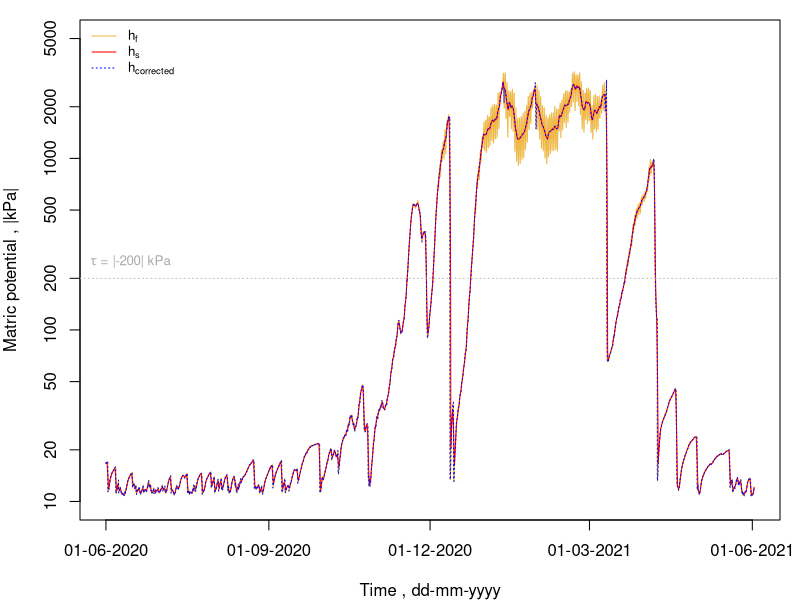
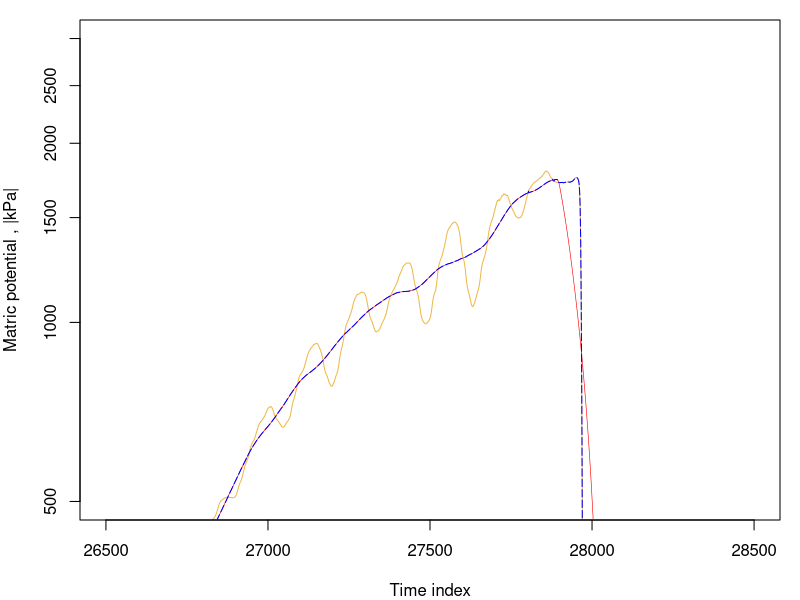
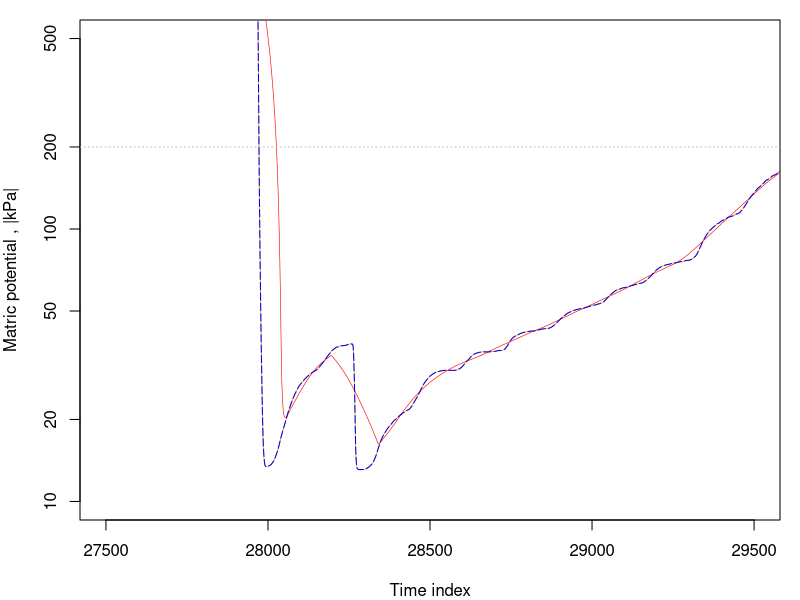

These charts were generated, in order, by the following R code:
rm(list = ls())

# ---- Day-scale Temperature Sensitivity Correction ----
#' @author Sebastián Bravo Peña, Meindert Commelin, & Ole Wendroth
 
# This approach first requires the computation of the noise signal. For which 
# we proposed the Convergence-Divergence Noise Signal (CDNS) function. 

#' @title Convergence-Divergence Noise Signal (CDNS): rollmean.cdns() 
#' @description Computes centered fast and slow simple moving averages (SMA) to 
#' calculate the noise signal. 
#' @param data Data frame with columns order as follows:
#' date = 1st col, date-time
#' num  = 2nd col, number of observation 
#' mp   = 3th col, absolute value of pressure head
#' @param k1 odd-number window size for fast SMA
#' @param k2 odd-number window size for slow SMA

# Creating a temporary data frame with the new indexes (extremes discarded)
# the idx will start from 1 + (k-1)/2, and end nrow(data) - (k-1)/2
# so the first value of the new df can calculate the MA from data rows  
# Two data frames will run in parallel
rollmean.cdns <- function(data, k1, k2) {
  
  # FAST simple moving average (SMA)
  idx_f <- seq(from = 1+(k1-1)/2, to = (nrow(data)-(k1-1)/2), by = 1)
  df_f  <- data.frame(idx_f) # creates the first column in the df_f
  
  # Calculating fast SMA average for head
  for (i in (k1-1)/2:ncol(data)) {
    df_f[[paste0(names(data)[i], "_f")]] <- NA
    
    for (j in idx_f) {
      if (any(!is.na(data[(j-(k1-1)/2):(j+(k1-1)/2), i]))) {
        df_f[j-(k1-1)/2, paste0(names(data)[i], "_f")] <- mean((data[(j-(k1-1)/2):(j+(k1-1)/2), i]), na.rm = TRUE)
      } else {
        df_f[j-(k1-1)/2, paste0(names(data)[i], "_f")] <- data[(j-(k1-1)/2), i]
      }
    }
  }
  # SLOW simple moving average (SMA)
  idx_s <- seq(from = 1+(k2-1)/2, to = (nrow(data)-(k2-1)/2), by = 1)
  df_s  <- data.frame(idx_s) # this create the first column in the df_s
  
  # Calculating moving average for head
  for (i in 3) {
    df_s[[paste0(names(data)[i], "_s")]] <- NA
    
    for (j in idx_s) {
      if (any(!is.na(data[(j-(k2-1)/2):(j+(k2-1)/2), i]))) {
        df_s[j-(k2-1)/2, paste0(names(data)[i], "_s")] <- mean((data[(j-(k2)/2):(j+(k2-1)/2), i]), na.rm = TRUE)
      } else {
        df_s[j-(k2-1)/2, paste0(names(data)[i], "_s")] <- data[(j-(k2-1)/2), i]
      }
    }
  }
  
  N <- nrow(data)
  data$wc   <- c(data$wc[1:floor(k1/2)], df_f$wc_f, data$wc[(N-floor(k1/2)+1):N])
  data$temp <- c(data$temp[1:floor(k1/2)], df_f$temp_f, data$temp[(N-floor(k1/2)+1):N])
  data$mp_f <- c(data$mp[1:floor(k1/2)], df_f$mp_f, data$mp[(N-floor(k1/2)+1):N])
  data$mp_s <- c(data$mp[1:floor(k2/2)], df_s$mp_s, data$mp[(N-floor(k2/2)+1):N])
  data$macd <- data$mp_s-data$mp_f
  
  return(data)
}

#' @title Temperature Sensitivity Correction Function (TSCF): tscf.function()
#' @param data Data frame returned by the CDNS function.
#' @param tau Matric potential threshold for temperature sensitivity
#' @param signal Threshold to discriminate noise from wetting front signal change

tscf.function <- function(data, tau, k1, k2, signal = 0.3) {
  # Initialize variables
  tau <- tau # Set the temperature sensitivity threshold
  df$jump <- 0 # State variable to jump from mp_s to mp_f (0: no jump, 1 = jump)
  df$sens <- 0 # State variable to define sensitivity range (0: h <= 200, 1: h > 200)
  df$mp_corrected <- NaN # Corrected time series combining MACD
  jumped <- FALSE
  
  # Loop through the data
  for (i in k2:(nrow(df) - k2 + 1)) {
    
    # Check for NA/NaN values
    if (all(!is.na(df$macd[(i - k2 + 1):(i)])) &&
        all(!is.na(df$macd[(i + 1):(i + k2 - 1)])) &&
        all(!is.na(df$mp_f[i])) &&
        all(!is.na(df$mp_s[i])))  {
      
      # We set the jump backward from mp_s to mp_f
      if ((max(df$macd[(i - k2 + 1):(i)], na.rm = TRUE)) < 
          (signal * max(abs(df$macd[(i + 1):(i + k2 - 1)]), na.rm = TRUE)) &&
          
          (-10 < df$macd[i]) & (df$macd[i] < 10) &&
          
          (0.99 < (df$mp_f[i]/df$mp_s[i]) & (df$mp_f[i]/df$mp_s[i]) < 1.01) &&
          
          sd(df$macd[(i - k2 + 1):(i)], na.rm = TRUE) < 
          sd(df$macd[(i + 1):(i + k2 - 1)], na.rm = TRUE) &&
          
          any(diff(df$mp_s[i:(i + k2 - 1)]) <= 0))  {
        
        # Set jump to 1 if conditions are met
        df$jump[i] <- 1
        jumped <- 1
      } else {
        df$jump[i] <- 0 
      }  
      
      # We set conditions for the sensitivity range
      if (df$mp_f[i] > tau) {
        df$sens[i] <- 1 
      } else {
        df$jump[i] <- 0
        jumped <- 0
        df$sens[i] <- 0 
      }
      # Check if jumped should be deactivated
      if (jumped == 1) {
        df$jump[i] <- 1
        if (i + k1 <= nrow(df)) {
          # Deactivate jumped if mp_s starts increasing
          if (df$mp_s[i + k1] > df$mp_s[i + k1 - 1]) {
            jumped <- 0
          }
        }
      }
      
    } else {
      df$jump[i] <- NA
      df$sens[i] <- NA
      df$mp_corrected[i] <- NA
    }
  }

  for (i in 1:nrow(df))  {
    # Combining MACD into a corrected time series
    if ((df$sens[i] == 1 && df$jump[i] == 1) || df$sens[i] == 0) {
      df$mp_corrected[i] <- df$mp_f[i]
    } else {
      df$mp_corrected[i] <- df$mp_s[i]
    }
  }
  # remove unnecessary columns
  df$jump <- NULL
  df$sens <- NULL
  
  return(df)
}

# ---- Example run ----
df <- read.csv(file = "Example_data.csv", header = TRUE, sep = ";") 

# Parameters
k1 <- 7
k2 <- 145
tau <- 200

# Run both functions
df <- rollmean.cdns(df, k1, k2)
df <- tscf.function(df, tau, k1, k2)

summary(df) # print summary

# Visualizing
par(mfrow = c(1,1), mar = c(4, 4, 1, 1))
plot(df$mp_f, type = 'l', lwd = 1, log = 'y', pch = ".", ylim = c(10,5000),
     ylab = 'Matric potential , |kPa|', col = '#EEB949', xlab = 'Time , dd-mm-yyyy', xaxt ='n')
lines(df$mp_s, col = 'red', lwd = 1, lty = 1)
lines(df$mp_corrected, col = 'blue', lwd = 1, lty = "dotted")
abline(h = tau, lty = 3, col = 'grey')
legend('topleft', legend = c(expression("h"[f]), expression("h"[s]), expression("h"[corrected])), 
       lty = c(1,1,3), col = c('#EEB949', 'red', 'blue'), 
       lwd = c(1,1,1), cex = 0.8, bty = 'n')
axis(side = 1, at = c(1, 13249, 26359,  39319, 52561), 
     lab = expression("01-06-2020", "01-09-2020", "01-12-2020", "01-03-2021", "01-06-2021"), cex.axis = 1)
text(y = 250, x = 2000, expression(paste(tau, ' = |-200| kPa')), col = 'darkgrey', cex = 0.8)

# Zoomed-in 1
plot(df$mp_f, type = 'l', lwd = 1, log = 'y', lty = 1, xlim = c(26500,28500),ylim = c(500,3000),
     ylab = 'Matric potential , |kPa|', col = '#EEB949', xlab = 'Time index')
lines(df$mp_s, col = 'red', lwd = 0.6, lty = 1)
lines(df$mp_corrected, col = 'blue', lwd = 1, lty = 5)
abline(h = tau, lty = 3, col = 'grey')

# Zoomed-in 2
plot(df$mp_f, type = 'l', lwd = 1, log = 'y', lty = 1 ,xlim = c(27500,29500), ylim = c(10,500),
     ylab = 'Matric potential , |kPa|', col = '#EEB949', xlab = 'Time index')
lines(df$mp_s, col = 'red', lwd = 0.6, lty = 1)
lines(df$mp_corrected, col = 'blue', lwd = 1, lty = 5)
abline(h = tau, lty = 3, col = 'grey')
